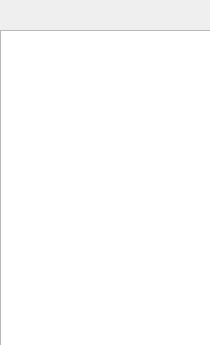
<?xml version="1.0" encoding="UTF-8"?>
<ui version="4.0">
 <class>ListOnline</class>
 <widget class="QWidget" name="ListOnline">
  <property name="geometry">
   <rect>
    <x>0</x>
    <y>0</y>
    <width>210</width>
    <height>345</height>
   </rect>
  </property>
  <property name="windowTitle">
   <string>Online users</string>
  </property>
  <widget class="QListWidget" name="listWidget">
   <property name="geometry">
    <rect>
     <x>0</x>
     <y>30</y>
     <width>211</width>
     <height>321</height>
    </rect>
   </property>
  </widget>
 </widget>
 <resources/>
 <connections/>
</ui>
